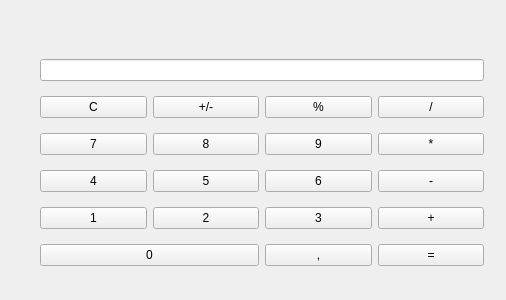
<?xml version="1.0" encoding="UTF-8"?>
<ui version="4.0">
 <class>Form</class>
 <widget class="QWidget" name="Form">
  <property name="geometry">
   <rect>
    <x>0</x>
    <y>0</y>
    <width>506</width>
    <height>300</height>
   </rect>
  </property>
  <property name="windowTitle">
   <string>Form</string>
  </property>
  <widget class="QWidget" name="gridLayoutWidget">
   <property name="geometry">
    <rect>
     <x>40</x>
     <y>50</y>
     <width>444</width>
     <height>230</height>
    </rect>
   </property>
   <layout class="QGridLayout" name="gridLayout">
    <item row="4" column="0">
     <widget class="QPushButton" name="btn_One">
      <property name="text">
       <string>1</string>
      </property>
     </widget>
    </item>
    <item row="3" column="2">
     <widget class="QPushButton" name="btn_Six">
      <property name="text">
       <string>6</string>
      </property>
     </widget>
    </item>
    <item row="2" column="0">
     <widget class="QPushButton" name="btn_Seven">
      <property name="text">
       <string>7</string>
      </property>
     </widget>
    </item>
    <item row="1" column="3">
     <widget class="QPushButton" name="btn_Divide">
      <property name="text">
       <string>/</string>
      </property>
     </widget>
    </item>
    <item row="3" column="1">
     <widget class="QPushButton" name="btn_Five">
      <property name="text">
       <string>5</string>
      </property>
     </widget>
    </item>
    <item row="4" column="2">
     <widget class="QPushButton" name="btn_Three">
      <property name="text">
       <string>3</string>
      </property>
     </widget>
    </item>
    <item row="2" column="2">
     <widget class="QPushButton" name="btn_Nine">
      <property name="text">
       <string>9</string>
      </property>
     </widget>
    </item>
    <item row="3" column="3">
     <widget class="QPushButton" name="btn_Subtract">
      <property name="text">
       <string>-</string>
      </property>
     </widget>
    </item>
    <item row="1" column="2">
     <widget class="QPushButton" name="btn_Percent">
      <property name="text">
       <string>%</string>
      </property>
     </widget>
    </item>
    <item row="2" column="3">
     <widget class="QPushButton" name="btn_Divide_2">
      <property name="text">
       <string>*</string>
      </property>
     </widget>
    </item>
    <item row="4" column="3">
     <widget class="QPushButton" name="btn_Add">
      <property name="text">
       <string>+</string>
      </property>
     </widget>
    </item>
    <item row="4" column="1">
     <widget class="QPushButton" name="btn_Two">
      <property name="text">
       <string>2</string>
      </property>
     </widget>
    </item>
    <item row="5" column="0" colspan="2">
     <widget class="QPushButton" name="btn_Zero">
      <property name="text">
       <string>0</string>
      </property>
     </widget>
    </item>
    <item row="5" column="2">
     <widget class="QPushButton" name="btn_Comma">
      <property name="text">
       <string>,</string>
      </property>
     </widget>
    </item>
    <item row="3" column="0">
     <widget class="QPushButton" name="btn_Four">
      <property name="text">
       <string>4</string>
      </property>
     </widget>
    </item>
    <item row="1" column="1">
     <widget class="QPushButton" name="btn_PlusMinus">
      <property name="text">
       <string>+/-</string>
      </property>
     </widget>
    </item>
    <item row="2" column="1">
     <widget class="QPushButton" name="btn_Eight">
      <property name="text">
       <string>8</string>
      </property>
     </widget>
    </item>
    <item row="0" column="0" colspan="4">
     <widget class="QLineEdit" name="le_WriteNum"/>
    </item>
    <item row="5" column="3">
     <widget class="QPushButton" name="btn_Equal">
      <property name="enabled">
       <bool>true</bool>
      </property>
      <property name="text">
       <string>=</string>
      </property>
     </widget>
    </item>
    <item row="1" column="0">
     <widget class="QPushButton" name="btn_Clear">
      <property name="sizePolicy">
       <sizepolicy hsizetype="Minimum" vsizetype="Fixed">
        <horstretch>0</horstretch>
        <verstretch>0</verstretch>
       </sizepolicy>
      </property>
      <property name="text">
       <string>C</string>
      </property>
     </widget>
    </item>
   </layout>
  </widget>
 </widget>
 <resources/>
 <connections/>
</ui>
